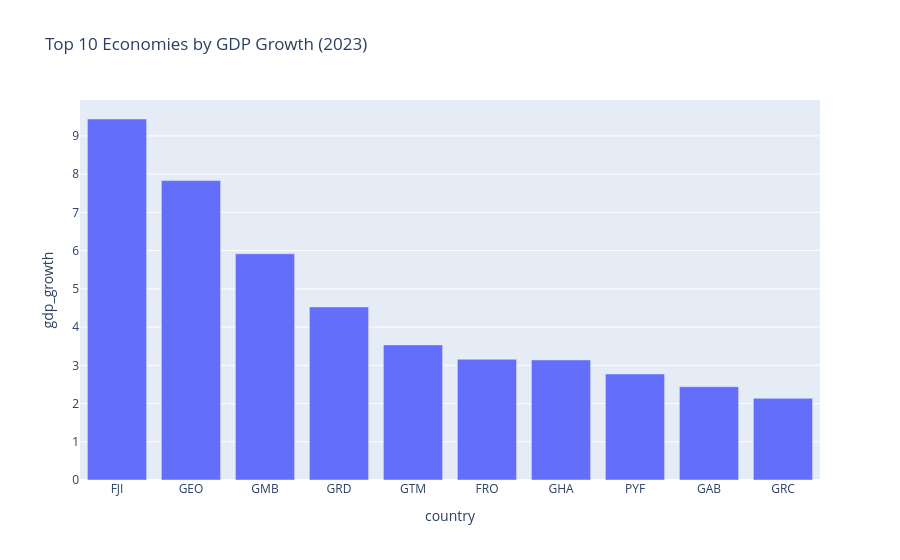

This figure's notebook cell:
### Markdown cell above
## 1. TOP 10 Economies by Latest GDP Growth

### Code cell
df_latest = df[df["year"]==df["year"].max()]

top10 = df_latest.sort_values("gdp_growth",ascending=False).head(10)

fig = px.bar(top10,x="country",y="gdp_growth",title=f"Top 10 Economies by GDP Growth ({df["year"].max()})")
fig.show()

### Figure 1 — Plotly figure (JSON) as saved in the notebook; plotly's stock layout.template omitted (floating-point values rounded to 4 significant figures)
{"data": [{"alignmentgroup": "True", "hovertemplate": "country=%{x}<br>gdp_growth=%{y}<extra></extra>", "legendgroup": "", "marker": {"color": "#636efa", "pattern": {"shape": ""}}, "name": "", "offsetgroup": "", "orientation": "v", "showlegend": false, "textposition": "auto", "type": "bar", "x": ["FJI", "GEO", "GMB", "GRD", "GTM", "FRO", "GHA", "PYF", "GAB", "GRC"], "xaxis": "x", "y": [9.442, 7.832, 5.917, 4.527, 3.533, 3.159, 3.14, 2.773, 2.439, 2.136], "yaxis": "y"}], "layout": {"autosize": true, "barmode": "relative", "legend": {"tracegroupgap": 0}, "title": {"text": "Top 10 Economies by GDP Growth (2023)"}, "xaxis": {"anchor": "y", "autorange": true, "domain": [0, 1], "range": [-0.5, 9.5], "title": {"text": "country"}, "type": "category"}, "yaxis": {"anchor": "x", "autorange": true, "domain": [0, 1], "range": [0, 9.939], "title": {"text": "gdp_growth"}, "type": "linear"}}}
